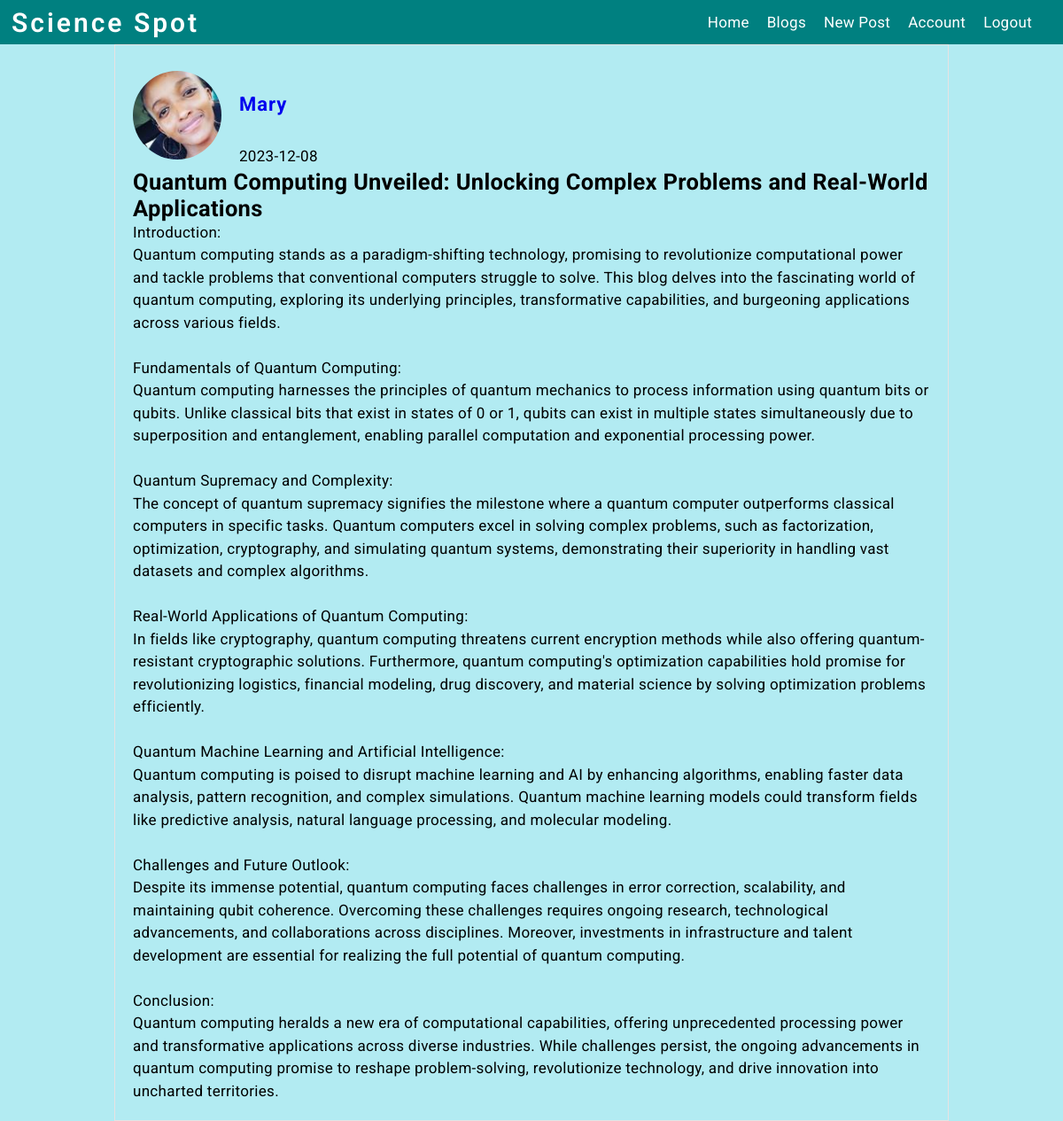
Page /post/6 (signed in) on the committed database.
### flaskblog/models.py (models this page shows, shortened)
class User(db.Model, UserMixin):
    id = db.Column(db.Integer, primary_key=True)
    username = db.Column(db.String(20), unique=True, nullable=False)
    email = db.Column(db.String(120), unique=True, nullable=False)
    image_file = db.Column(db.String(20), nullable=False, default='default.jpg')
    password = db.Column(db.String(60), nullable=False)
    posts = db.relationship('Post', backref='author', lazy=True)
    """How ro represent our user model"""

class Post(db.Model):
    id = db.Column(db.Integer, primary_key=True)
    title = db.Column(db.String(100), nullable=False)
    date_posted = db.Column(db.DateTime, nullable=False, default=datetime.utcnow)
    content = db.Column(db.Text, nullable=False)
    user_id = db.Column(db.Integer, db.ForeignKey('user.id'), nullable=False)
    """How ro represent our post model"""

### flaskblog/routes.py (the view)
@app.route("/post/<int:post_id>")
@login_required
def post(post_id):
    post = Post.query.get_or_404(post_id)
    return render_template('post.html', title=post.title, post=post)

### flaskblog/models.py (called while the page is built)
@login_manager.user_loader
def load_user(user_id):
    return User.query.get(int(user_id))

### flaskblog/templates/post.html (shortened to what this page needs)
{% extends 'layout.html' %} {% block content %}
<div class="homedivpost">
  <div class="homedivdetails">
    <img class="accountimageclass" src="{{ url_for('static', filename='images/' + post.author.image_file) }}"/>
    <div class="user-details">
      <p><a href="{{ url_for('user_posts', username=post.author.username) }}">{{ post.author.username }}</a></p>
      <p>{{ post.date_posted.strftime('%Y-%m-%d') }}</p>
    </div>
  </div>
  <p><h2>{{ post.title }}</h2></p>
  <p>{{ post.content }}</p>
</div>
{% endblock %}

### flaskblog/static/navigation.css (style rules this page uses)
* { text-decoration: none; margin: 0; padding: 0; }

### flaskblog/static/style.css (style rules this page uses)
body { background: #B2EBF2; font-size: 17px; letter-spacing: 0.3px; font-family: roboto, sans-serif; }
.accountimageclass { border-radius: 50%; width: 100px; height: 100px; object-fit: cover; }
.homedivdetails { display: flex; align-items: center; }
.user-details { display: flex; flex-direction: column; margin-left: 20px; }
.user-details a { padding-top: 20px; text-decoration: none; font-weight: bold; font-size: 22px; letter-spacing: 1px; margin-bottom: 10px; }
.user-details > p { margin-top: 30px; }
.homedivpost { margin: auto; padding: 20px; width: 900px; border: 1px solid rgb(231, 226, 226); }
.homedivpost p { word-wrap: break-word; white-space: pre-line; line-height: 1.5; }

### rows in the picture
User: image_file (picture), author.username "Mary"
Post: date_posted "2023-12-08", title "Quantum Computing Unveiled: Unlocking Complex Problems and Real-World Applications", content "Introduction: Quantum computing stands as a paradigm-shifting technology, promising to revolutionize computational power and tackle problems that conventional computers struggle to solve. This blog delves into the fascinating world of quantum computing, exploring its underlying principles, transformative capabilities, and burgeoning applications across various fields. Fundamentals of Quantum Computing: Quantum computing harnesses the principles of quantum mechanics to process information using quantum bits or qubits. Unlike classical bits that exist in states of 0 or 1, qubits can exist in multiple states simultaneously due to superposition and entanglement, enabling parallel computation…"
